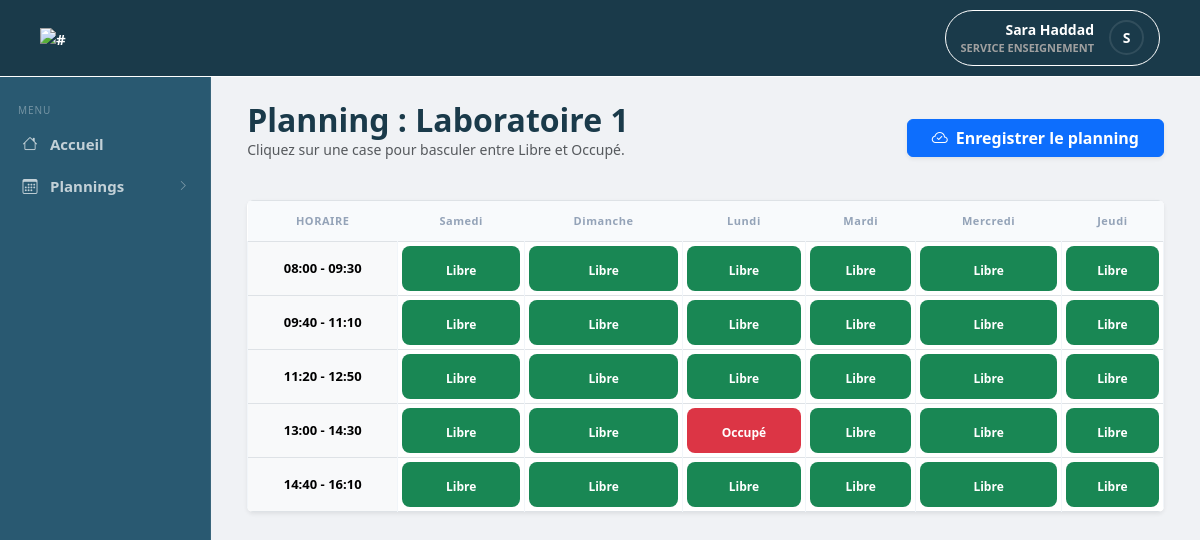
Screenshot of /service/emplois_temps.php?salle_id=1 (signed in) with the database file from the repository.
### tables this page shows
CREATE TABLE utilisateur (
  id               INT UNSIGNED AUTO_INCREMENT PRIMARY KEY,
  nom              VARCHAR(50)  NOT NULL,
  prenom           VARCHAR(50)  NOT NULL,
  email            VARCHAR(100) NOT NULL UNIQUE,
  mot_de_passe     VARCHAR(255) NOT NULL, 
  role             ENUM('technicien','enseignant','chef departement','service enseignement','vacataire') NOT NULL,
  actif            BOOLEAN DEFAULT TRUE,
  date_expiration  DATE DEFAULT NULL
);

CREATE TABLE salle (
  id         INT UNSIGNED AUTO_INCREMENT PRIMARY KEY,
  nom        VARCHAR(50)  NOT NULL,
  capacite   TINYINT UNSIGNED NOT NULL DEFAULT 0,
  type       ENUM('Standard','Réseau','IA','Serveur') NOT NULL DEFAULT 'Standard'
);

### service/emplois_temps.php (the view, shortened to what this page needs)
<?php
$salle_id = isset($_GET['salle_id']) ? intval($_GET['salle_id']) : 0;
$custom_css = "../assets/css/serv/emplois_temps.css";
include '../includes/header.php';
$stmt_salle = $conn->prepare("SELECT nom FROM salle WHERE id = ?");
$stmt_salle->bind_param("i", $salle_id);
$stmt_salle->execute();
$res_salle = $stmt_salle->get_result();
$salle_info = $res_salle->fetch_assoc();
$nom_salle = $salle_info ? $salle_info['nom'] : "Inconnue";
$occupied = [];
$query_edt = "SELECT jour_semaine, heure_debut FROM emploi_du_temps WHERE salle_id = ?";
$stmt_edt = $conn->prepare($query_edt);
$stmt_edt->bind_param("i", $salle_id);
$stmt_edt->execute();
$res_edt = $stmt_edt->get_result();
while($row = $res_edt->fetch_assoc()) {
    $occupied[$row['jour_semaine']][] = $row['heure_debut'];
}
$jours = ['samedi', 'dimanche', 'lundi', 'mardi', 'mercredi', 'jeudi'];
$creneaux = [
    '08:00:00' => '08:00 - 09:30',
    '09:40:00' => '09:40 - 11:10',
    '11:20:00' => '11:20 - 12:50',
    '13:00:00' => '13:00 - 14:30',
    '14:40:00' => '14:40 - 16:10'
];
?>
<main class="page-content">
    <div class="container-fluid">
        <div class="d-flex justify-content-between align-items-center mb-4">
            <div>
                <h2 class="fw-bold text-navy mb-0">Planning : <?php echo htmlspecialchars($nom_salle); ?></h2>
                <p class="text-muted small">Cliquez sur une case pour basculer entre Libre et Occupé.</p>
            </div>
            <button id="saveBtn" class="btn btn-primary px-4 shadow-sm fw-bold">
                <i class="bi bi-cloud-check me-2"></i>Enregistrer le planning
            </button>
        </div>
        <div class="card border-0 shadow-sm overflow-hidden">
            <div class="table-responsive">
                <table class="table table-bordered table-planning mb-0">
                    <thead class="bg-light text-center">
                        <tr>
                            <th style="width: 150px;">Horaire</th>
                            <?php foreach($jours as $j): ?>
                                <th class="text-capitalize"><?php echo $j; ?></th>
                            <?php endforeach; ?>
                        </tr>
                    </thead>
                    <tbody>
                        <?php foreach($creneaux as $heure_sql => $label): ?>
                        <tr>
                            <td class="time-column text-center bg-light fw-bold"><?php echo $label; ?></td>
                            <?php foreach($jours as $j):
                                $is_occ = (isset($occupied[$j]) && in_array($heure_sql, $occupied[$j]));
                                $btn_class = $is_occ ? 'bg-danger text-white' : 'bg-success text-white';
                                $status_text = $is_occ ? 'Occupé' : 'Libre';
                            ?>
                            <td class="p-1">
                                <button class="btn-status-toggle w-100 border-0 py-3 <?php echo $btn_class; ?>"
                                        data-jour="<?php echo $j; ?>"
                                        data-heure="<?php echo $heure_sql; ?>"
                                        data-status="<?php echo $is_occ ? 'occupé' : 'libre'; ?>">
                                    <?php echo $status_text; ?>
                                </button>
                            </td>
                            <?php endforeach; ?>
                        </tr>
                        <?php endforeach; ?>
                    </tbody>
                </table>
            </div>
        </div>
    </div>
</main>
<?php
echo "</div>";
include '../includes/footer.php';
?>

### includes/header.php (shortened to what this page needs)
<?php
require_once __DIR__ . '/../db_config.php';
$user_name = "Invité";
$user_role = "Aucun";
$avatar_letter = "U";
if (isset($_SESSION['user_id'])) {
    $user_id = $_SESSION['user_id'];
    $sql = "SELECT nom, prenom, role FROM utilisateur WHERE id = ?";
    $stmt = $conn->prepare($sql);
    $stmt->bind_param("i", $user_id);
    $stmt->execute();
    $result = $stmt->get_result();
    if ($row = $result->fetch_assoc()) {
        $user_name = $row['prenom'] . ' ' . $row['nom'];
        $user_role = $row['role'];
        $avatar_letter = strtoupper(substr($row['prenom'], 0, 1));
    }
}
?>
<!DOCTYPE html>
<html lang="fr">
<head>
    <link rel="stylesheet" href="https://cdn.jsdelivr.net/npm/bootstrap@5.3.2/dist/css/bootstrap.min.css">
    <link rel="stylesheet" href="https://cdn.jsdelivr.net/npm/bootstrap-icons@1.11.3/font/bootstrap-icons.min.css">
    <link rel="stylesheet" href="..\assets\css\includes\header.css">
    <?php
    if (isset($custom_css)): ?>
        <link rel="stylesheet" href="<?php echo $custom_css; ?>">
    <?php endif; ?>
</head>
<body>
<header class="main-header">
  <div class="header-container">
    <a href="#">
    <div class="app-logo">
      <span><img src="https://i.postimg.cc/KYqMXX8q/svgviewer-png-output.png" alt="#" height="67"></span>
    </div>
    </a>
    <div class="user-profile-dropdown" id="profileTrigger">
      <div class="profile-info">
        <span class="user-name"><?php echo htmlspecialchars($user_name); ?></span>
        <span class="user-role"><?php echo htmlspecialchars($user_role); ?></span>
      </div>
      <div class="avatar role-a"><?php echo $avatar_letter; ?></div>
    </div>
  </div>
</header>
  <div class="page-layout">
  <aside class="sidebar">
    <div class="sidebar-section-label">Menu</div>
    <?php
    $role_clean = strtolower($user_role);
    if ($role_clean === 'chef departement'): ?>
        <a href="../chef/dashboard.php" class="sidebar-item"><i class="bi bi-speedometer2"></i> <span>Tableau de bord</span></a>
        <div class="sidebar-item sidebar-toggle" id="toggleInventaire">
            <i class="bi bi-box-seam"></i> <span>Inventaire</span> <i class="bi bi-chevron-right sidebar-arrow"></i>
        </div>
        <div class="sidebar-submenu" id="submenuInventaire">
            <a href="../chef/inventaire.php" class="sidebar-subitem"><i class="bi bi-pc-display"></i> Équipements</a>
            <a href="#" class="sidebar-subitem"><i class="bi bi-file-earmark-pdf"></i> Rapport PDF</a>
        </div>
        <div class="sidebar-item sidebar-toggle" id="toggleAdmin">
            <i class="bi bi-building"></i> <span>Administration</span> <i class="bi bi-chevron-right sidebar-arrow"></i>
        </div>
        <div class="sidebar-submenu" id="submenuAdmin">
            <a href="../chef/utilisateurs.php" class="sidebar-subitem"><i class="bi bi-people"></i> Utilisateurs</a>
            <a href="../chef/gestion_vacataires.php" class="sidebar-subitem"><i class="bi bi-person-plus"></i> Comptes vacataires</a>
        </div>
    <?php
    elseif ($role_clean === 'service enseignement'): ?>
        <a href="../service/index.php" class="sidebar-item"><i class="bi bi-house"></i> <span>Accueil</span></a>
        <div class="sidebar-item sidebar-toggle" id="togglePlannings">
            <i class="bi bi-calendar3"></i> <span>Plannings</span> <i class="bi bi-chevron-right sidebar-arrow"></i>
        </div>
    <?php
    endif; ?>
  </aside>

### assets/css/includes/header.css (style rules this page uses)
:root { --header-bg: #1a3a4a; --header-border: #ffff; --text-white: #ffffff; --text-gray: #a0a0a0; --sidebar-bg: #1a3a4a; --sidebar-hover: rgba(255, 255, 255, 0.07); --sidebar-active-border: #4db8ff; --sidebar-submenu-bg: rgba(0, 0, 0, 0.18); --sidebar-w: 250px; --header-height: 60px; }
a { text-decoration: none; color: inherit; cursor: pointer; }
.main-header { background-color: var(--header-bg); border-bottom: 1px solid var(--header-border); padding: 10px 20px; color: var(--text-white); position: sticky; top: 0; z-index: 100; }
.header-container { max-width: 100%; margin: 0 auto; display: flex; justify-content: space-between; align-items: center; padding: 0 20px; }
.app-logo img { object-fit: contain; }
.user-profile-dropdown { position: relative; display: flex; align-items: center; gap: 15px; padding: 8px 15px; border: 1px solid var(--header-border); border-radius: 50px; cursor: pointer; transition: background 0.3s; }
.profile-info { display: flex; flex-direction: column; text-align: right; }
.user-name { font-size: 14px; font-weight: 600; }
.user-role { font-size: 11px; color: var(--text-gray); text-transform: uppercase; }
.avatar { width: 35px; height: 35px; border-radius: 50%; display: flex; align-items: center; justify-content: center; font-weight: bold; font-size: 14px; color: white; border: 2px solid rgba(255,255,255,0.1); }
.user-profile-dropdown { cursor: pointer; user-select: none; }
.page-layout { display: flex; min-height: calc(100vh - var(--header-height)); }
.page-content { flex: 1; padding: 24px; overflow-y: auto; background-color: #f0f2f5; }
.sidebar { width: var(--sidebar-width); background-color: #295971; color: var(--text-white); display: flex; flex-direction: column; flex-shrink: 0; padding: 12px 0; border-right: 1px solid rgba(255, 255, 255, 0.08); overflow-y: auto; }
span { font-size: 15px; font-weight: bold; }
.sidebar-section-label { font-size: 10px; text-transform: uppercase; letter-spacing: 0.09em; color: rgba(255, 255, 255, 0.35); padding: 14px 18px 5px; }
.sidebar-item { display: flex; align-items: center; gap: 11px; padding: 10px 18px; font-size: 13.5px; color: rgba(255, 255, 255, 0.72); cursor: pointer; transition: background 0.15s, color 0.15s; border-left: 3px solid transparent; text-decoration: none; user-select: none; }
.sidebar-item i { font-size: 15px; width: 18px; text-align: center; flex-shrink: 0; }
.sidebar-arrow { margin-left: auto; font-size: 11px !important; transition: transform 0.22s ease; opacity: 0.6; }

### assets/css/serv/emplois_temps.css (style rules this page uses)
.text-navy { color: #1a3a4a; }
.table-planning thead th { background-color: #f8fafc; color: #94a3b8; font-size: 11px; text-transform: uppercase; letter-spacing: 0.05em; text-align: center; border: none; padding: 12px; }
.table-planning td { text-align: center; vertical-align: middle; padding: 15px 10px; border-color: #f1f5f9; }
.time-column { font-weight: bold; color: #475569; font-size: 13px; }
.table-planning td { padding: 4px !important; text-align: center; vertical-align: middle; }
.btn-status-toggle { width: 100%; height: 45px; border: none; border-radius: 8px; font-size: 12px; font-weight: 600; transition: all 0.2s ease; outline: none; }
.time-column { font-weight: bold; color: #475569; font-size: 13px; background-color: #f8fafc; }

### rows the page displays
utilisateur: user_name "Sara Haddad", role "SERVICE ENSEIGNEMENT", prenom "S"
salle: nom "Laboratoire 1"

### other values shown
$j "Samedi"
$j "Dimanche"
$j "Lundi"
$j "Mardi"
$j "Mercredi"
$j "Jeudi"
$label "08:00 - 09:30"
$status_text "Libre"
$label "09:40 - 11:10"
$label "11:20 - 12:50"
$label "13:00 - 14:30"
$status_text "Occupé"
$label "14:40 - 16:10"
